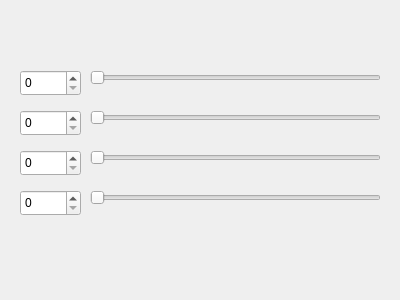
<?xml version="1.0" encoding="UTF-8"?>
<ui version="4.0">
 <class>DynamixelGUIWidget</class>
 <widget class="QWidget" name="DynamixelGUIWidget">
  <property name="geometry">
   <rect>
    <x>0</x>
    <y>0</y>
    <width>400</width>
    <height>300</height>
   </rect>
  </property>
  <property name="windowTitle">
   <string>Form</string>
  </property>
  <widget class="QSpinBox" name="spinBox">
   <property name="geometry">
    <rect>
     <x>20</x>
     <y>70</y>
     <width>61</width>
     <height>26</height>
    </rect>
   </property>
   <property name="maximum">
    <number>4095</number>
   </property>
  </widget>
  <widget class="QSlider" name="motor_2">
   <property name="geometry">
    <rect>
     <x>90</x>
     <y>70</y>
     <width>291</width>
     <height>16</height>
    </rect>
   </property>
   <property name="maximum">
    <number>4095</number>
   </property>
   <property name="orientation">
    <enum>Qt::Horizontal</enum>
   </property>
  </widget>
  <widget class="QSpinBox" name="spinBox_2">
   <property name="geometry">
    <rect>
     <x>20</x>
     <y>110</y>
     <width>61</width>
     <height>26</height>
    </rect>
   </property>
   <property name="maximum">
    <number>4095</number>
   </property>
  </widget>
  <widget class="QSlider" name="motor_3">
   <property name="geometry">
    <rect>
     <x>90</x>
     <y>110</y>
     <width>291</width>
     <height>16</height>
    </rect>
   </property>
   <property name="maximum">
    <number>4095</number>
   </property>
   <property name="orientation">
    <enum>Qt::Horizontal</enum>
   </property>
  </widget>
  <widget class="QSlider" name="motor_4">
   <property name="geometry">
    <rect>
     <x>90</x>
     <y>150</y>
     <width>291</width>
     <height>16</height>
    </rect>
   </property>
   <property name="maximum">
    <number>4095</number>
   </property>
   <property name="orientation">
    <enum>Qt::Horizontal</enum>
   </property>
  </widget>
  <widget class="QSpinBox" name="spinBox_3">
   <property name="geometry">
    <rect>
     <x>20</x>
     <y>150</y>
     <width>61</width>
     <height>26</height>
    </rect>
   </property>
   <property name="maximum">
    <number>4095</number>
   </property>
  </widget>
  <widget class="QSlider" name="motor_5">
   <property name="geometry">
    <rect>
     <x>90</x>
     <y>190</y>
     <width>291</width>
     <height>16</height>
    </rect>
   </property>
   <property name="maximum">
    <number>4095</number>
   </property>
   <property name="orientation">
    <enum>Qt::Horizontal</enum>
   </property>
  </widget>
  <widget class="QSpinBox" name="spinBox_4">
   <property name="geometry">
    <rect>
     <x>20</x>
     <y>190</y>
     <width>61</width>
     <height>26</height>
    </rect>
   </property>
   <property name="maximum">
    <number>4095</number>
   </property>
  </widget>
 </widget>
 <resources/>
 <connections>
  <connection>
   <sender>motor_2</sender>
   <signal>valueChanged(int)</signal>
   <receiver>spinBox</receiver>
   <slot>setValue(int)</slot>
   <hints>
    <hint type="sourcelabel">
     <x>199</x>
     <y>95</y>
    </hint>
    <hint type="destinationlabel">
     <x>133</x>
     <y>100</y>
    </hint>
   </hints>
  </connection>
  <connection>
   <sender>motor_3</sender>
   <signal>valueChanged(int)</signal>
   <receiver>spinBox_2</receiver>
   <slot>setValue(int)</slot>
   <hints>
    <hint type="sourcelabel">
     <x>206</x>
     <y>125</y>
    </hint>
    <hint type="destinationlabel">
     <x>146</x>
     <y>129</y>
    </hint>
   </hints>
  </connection>
  <connection>
   <sender>motor_4</sender>
   <signal>valueChanged(int)</signal>
   <receiver>spinBox_3</receiver>
   <slot>setValue(int)</slot>
   <hints>
    <hint type="sourcelabel">
     <x>188</x>
     <y>172</y>
    </hint>
    <hint type="destinationlabel">
     <x>118</x>
     <y>176</y>
    </hint>
   </hints>
  </connection>
  <connection>
   <sender>motor_5</sender>
   <signal>valueChanged(int)</signal>
   <receiver>spinBox_4</receiver>
   <slot>setValue(int)</slot>
   <hints>
    <hint type="sourcelabel">
     <x>198</x>
     <y>208</y>
    </hint>
    <hint type="destinationlabel">
     <x>138</x>
     <y>216</y>
    </hint>
   </hints>
  </connection>
 </connections>
</ui>
